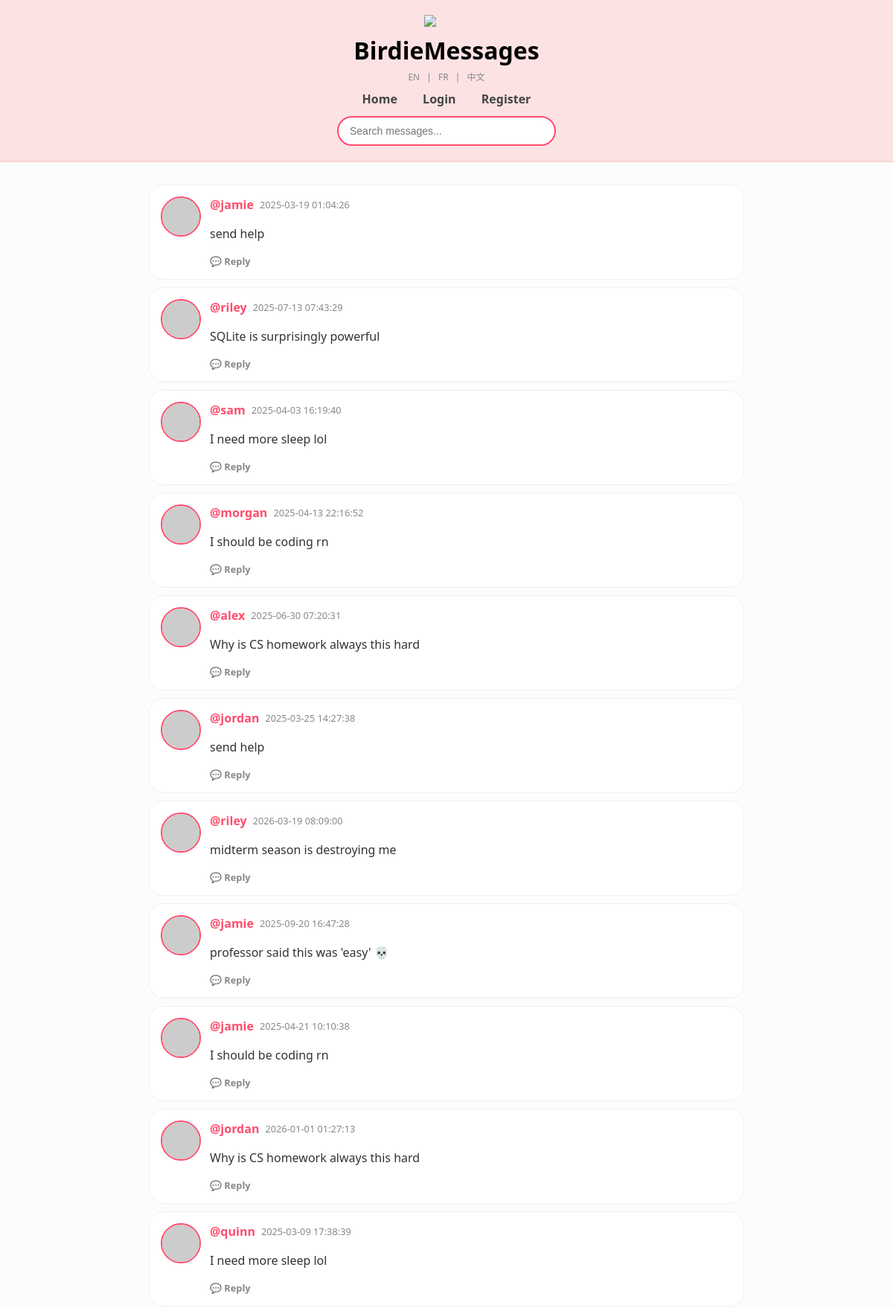
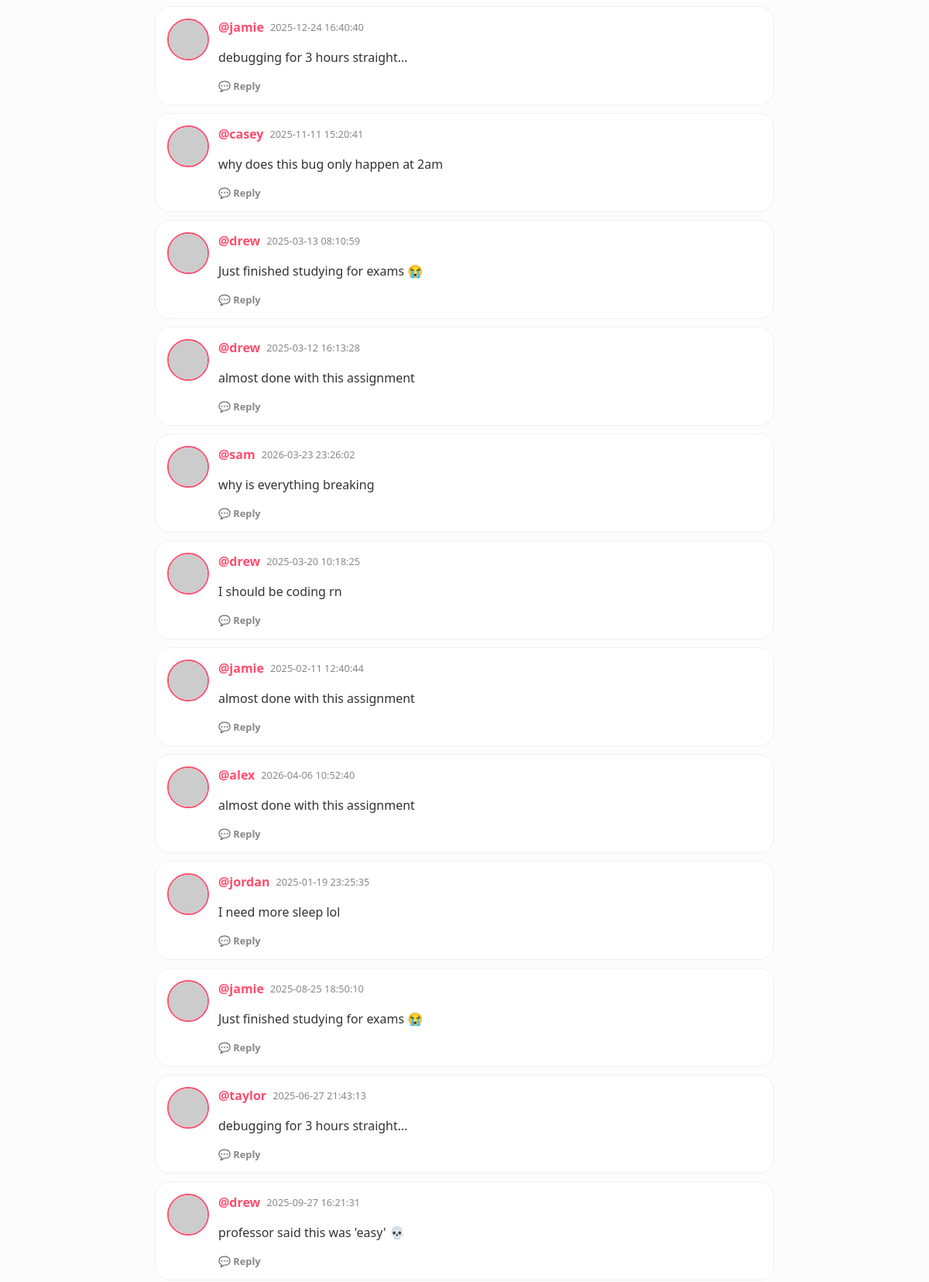
The page / (upper part) on the database its author committed (2 pictures, top to bottom).
### tables this page shows
CREATE TABLE users (
            id INTEGER PRIMARY KEY AUTOINCREMENT,
            username TEXT UNIQUE,
            password TEXT,
            age INTEGER,
            bio TEXT
        );

### app.py (the view)
@app.get("/", response_class=HTMLResponse)
async def home(request: Request, page: int = 1):
    if page < 1: page = 1
    limit = 50
    offset = (page - 1) * limit
    db = get_db()
    rows = db.execute("""
        WITH RECURSIVE message_tree AS (
            SELECT id, id as root_id, timestamp, 0 as depth
            FROM messages
            WHERE parent_id IS NULL

            UNION ALL

            SELECT m.id, mt.root_id, m.timestamp, mt.depth + 1
            FROM messages m
            JOIN message_tree mt ON m.parent_id = mt.id
        )
        SELECT m.*, u.username, mt.depth, mt.root_id
        FROM messages m
        JOIN message_tree mt ON m.id = mt.id
        LEFT JOIN users u ON m.user_id = u.id
        ORDER BY mt.root_id DESC, mt.timestamp ASC
        LIMIT ? OFFSET ?
    """, (limit, offset)).fetchall()
    total_row = db.execute("SELECT COUNT(*) FROM messages").fetchone()
    total = total_row[0] if total_row else 0
    db.close()
    logged_in_user = request.cookies.get("username")
    return templates.TemplateResponse(
        request=request,
        name="index.html",
        context={
            "request": request,
            "messages": rows,
            "page": page,
            "has_next": (offset + limit) < total,
            "has_prev": page > 1,
            "user": logged_in_user,
            "t": get_translations(request)
        }
    )

### templates/index.html (shortened to what this page needs)
<!DOCTYPE html>
<html lang="en">
<head>
</head>
<body>
{% set t = get_t(request) %}
<header class="birdie-header">
    <div class="logo-container">
        <img src="/static/logo.png" class="main-logo">
        <div class="title-nav">
            <h1>BirdieMessages</h1>
            <div class="lang-nav">
                <a href="/set_lang/en">EN</a> |
                <a href="/set_lang/fr">FR</a> |
                <a href="/set_lang/zh">中文</a>
            </div>
            <nav>
                <a href="/">{{ t.home }}</a>
                {% if user %}
                    <a href="/create_message">+ {{ t.post }}</a>
                    <a href="/profile/{{ user }}">{{ t.profile }}</a>
                    <a href="/logout">{{ t.logout }}</a>
                {% else %}
                    <a href="/login">{{ t.login }}</a>
                    <a href="/register">{{ t.register }}</a>
                {% endif %}
            </nav>
            <div class="search-row">
                <form action="/search" method="get">
                    <input type="text" name="q" placeholder="{{ t.search_placeholder }}">
                </form>
            </div>
        </div>
    </div>
</header>
<div class="container">
    {% for msg in messages %}
        <div class="chirp-card {% if msg.parent_id %}is-reply{% endif %}">
            <img class="avatar-circle {% if msg.parent_id %}avatar-reply{% endif %}"
                 src="https://api.dicebear.com/7.x/fun-emoji/svg?seed={{ msg.username }}">
            <div style="flex:1;">
                <div style="display:flex; gap:8px; align-items:center;">
                    <a class="username" href="/profile/{{ msg.username }}">@{{ msg.username }}</a>
                    <span class="timestamp">{{ msg.timestamp }}</span>
                </div>
                <div class="message-content">
                    {{ linkify(msg.content) | safe }}
                </div>
                <div class="actions-bar">
                    <a href="/message/{{ msg.id }}" class="btn-action">💬 {{ t.reply or 'Reply' }}</a>
                </div>
            </div>
        </div>
    {% endfor %}
</div>
</body>
</html>

### templates/index.html (style rules this page uses)
:root { --birdie-pink: #fde2e4; --birdie-dark-pink: #ff4d6d; --birdie-border: #fad2d6; --nav-text: #444; }
body { background-color: #fcfcfc; font-family: 'Segoe UI', Roboto, Helvetica, Arial, sans-serif; margin: 0; padding: 0; color: #333; }
.birdie-header { background-color: var(--birdie-pink); padding: 20px 0; border-bottom: 2px solid var(--birdie-border); text-align: center; }
.logo-container { display: flex; flex-direction: column; align-items: center; }
.main-logo { width: 60px; height: auto; margin-bottom: 5px; }
.title-nav h1 { font-size: 32px; margin: 5px 0; font-weight: 800; color: #000; }
.lang-nav { font-size: 0.75em; color: #888; margin-bottom: 10px; }
.lang-nav a { color: #888; text-decoration: none; margin: 0 6px; }
.title-nav nav { margin: 10px 0; font-weight: 600; }
.title-nav nav a { text-decoration: none; color: var(--nav-text); margin: 0 15px; }
.search-row { margin-top: 12px; }
.search-row input { padding: 10px 15px; width: 260px; border-radius: 20px; border: 2px solid var(--birdie-dark-pink); outline: none; font-size: 14px; background: white; }
.container { max-width: 800px; margin: 30px auto; padding: 0 20px; }
.chirp-card { background: white; border: 1px solid #f0f0f0; border-radius: 20px; padding: 15px; margin-bottom: 10px; display: flex; gap: 12px; }
.avatar-circle { width: 50px; height: 50px; border-radius: 50%; border: 2px solid var(--birdie-dark-pink); }
.username { color: var(--birdie-dark-pink); font-weight: bold; text-decoration: none; }
.message-content { margin-top: 5px; line-height: 1.5; }
.timestamp { color: #888; font-size: 0.8em; }
.actions-bar { margin-top: 10px; display: flex; gap: 15px; }
.btn-action { text-decoration: none; font-size: 0.8em; color: #888; font-weight: 600; }

### rows shown on the page
users: username "jamie", timestamp "2025-03-19 01:04:26", linkify "send help", reply "Reply", timestamp "2025-09-20 16:47:28", linkify "professor said this was 'easy' 💀", timestamp "2025-04-21 10:10:38", linkify "I should be coding rn", timestamp "2025-12-24 16:40:40", linkify "debugging for 3 hours straight...", timestamp "2025-02-11 12:40:44", linkify "almost done with this assignment", timestamp "2025-08-25 18:50:10", linkify "Just finished studying for exams 😭"
users: username "riley", timestamp "2025-07-13 07:43:29", linkify "SQLite is surprisingly powerful", reply "Reply", timestamp "2026-03-19 08:09:00", linkify "midterm season is destroying me"
users: username "sam", timestamp "2025-04-03 16:19:40", linkify "I need more sleep lol", reply "Reply", timestamp "2026-03-23 23:26:02", linkify "why is everything breaking"
users: username "morgan", timestamp "2025-04-13 22:16:52", linkify "I should be coding rn", reply "Reply"
users: username "alex", timestamp "2025-06-30 07:20:31", linkify "Why is CS homework always this hard", reply "Reply", timestamp "2026-04-06 10:52:40", linkify "almost done with this assignment"
users: username "jordan", timestamp "2025-03-25 14:27:38", linkify "send help", reply "Reply", timestamp "2026-01-01 01:27:13", linkify "Why is CS homework always this hard", timestamp "2025-01-19 23:25:35", linkify "I need more sleep lol"
users: username "quinn", timestamp "2025-03-09 17:38:39", linkify "I need more sleep lol", reply "Reply"
users: username "casey", timestamp "2025-11-11 15:20:41", linkify "why does this bug only happen at 2am", reply "Reply"
users: username "drew", timestamp "2025-03-13 08:10:59", linkify "Just finished studying for exams 😭", reply "Reply", timestamp "2025-03-12 16:13:28", linkify "almost done with this assignment", timestamp "2025-03-20 10:18:25", linkify "I should be coding rn", timestamp "2025-09-27 16:21:31", linkify "professor said this was 'easy' 💀"
users: username "taylor", timestamp "2025-06-27 21:43:13", linkify "debugging for 3 hours straight...", reply "Reply"

### other values the page prints
{{ t.home }} "Home"
{{ t.login }} "Login"
{{ t.register }} "Register"
